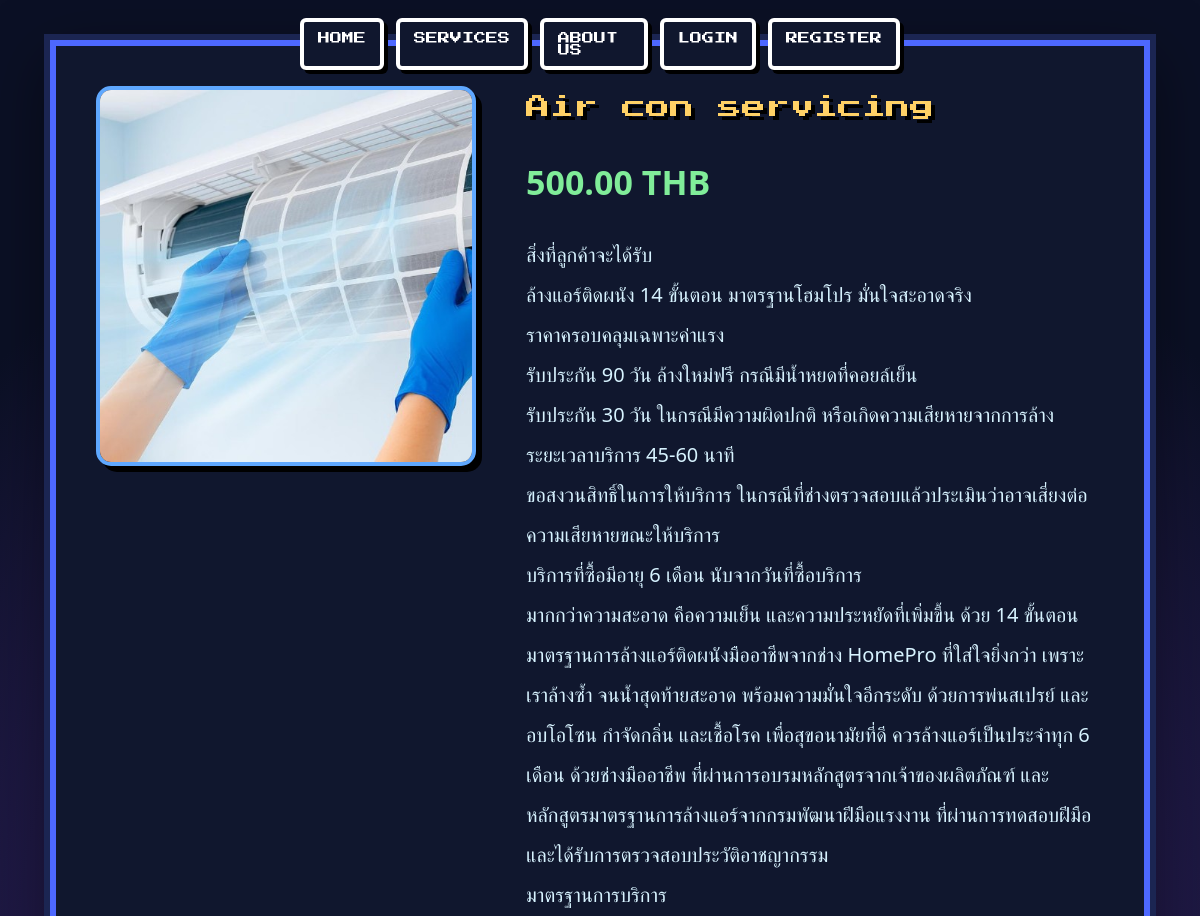
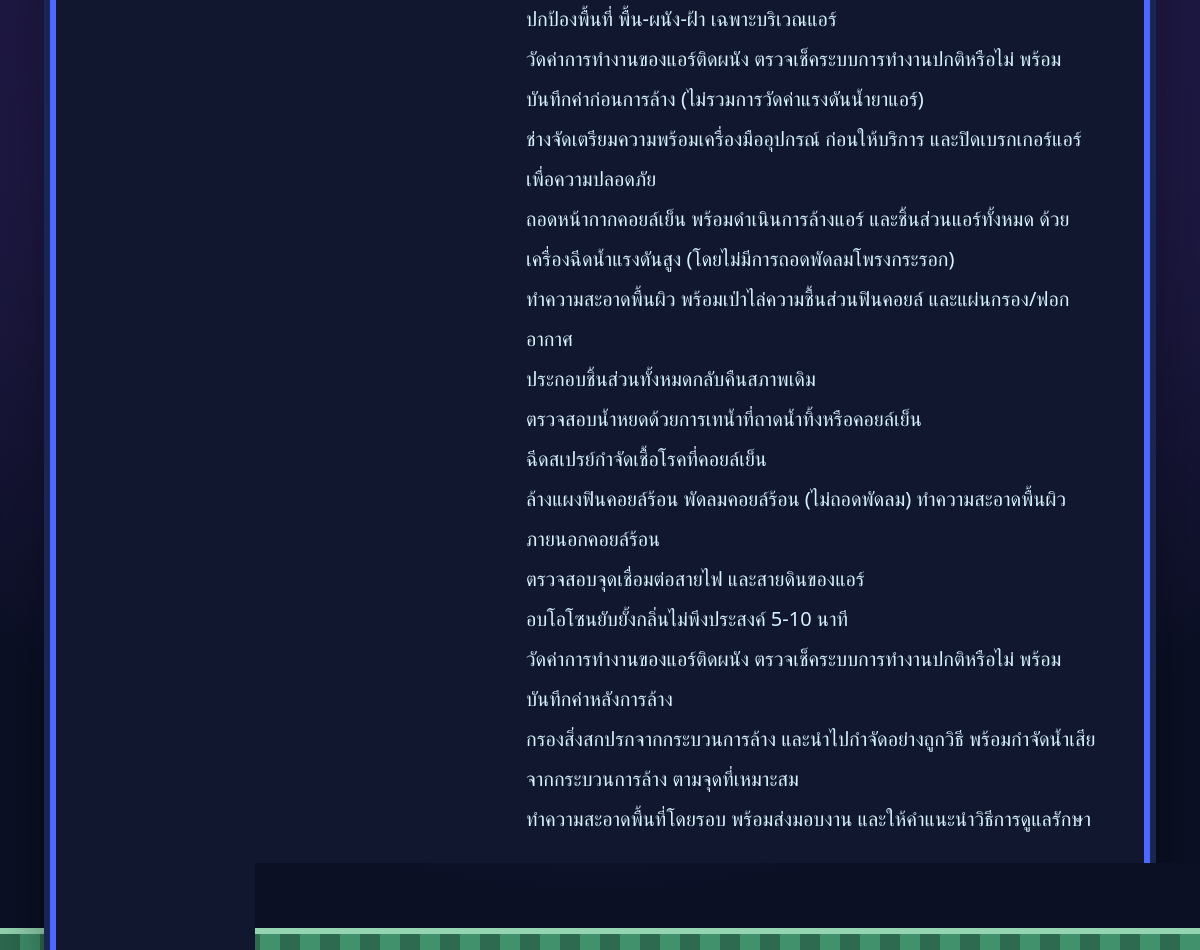
Screenshot of /products/2/ with the database file from the repository (2 pictures, top to bottom).
### myapp/models.py (models this page shows, shortened)
class Products(models.Model):
    title = models.CharField(max_length=255, verbose_name='ชื่อสินค้า')
    detail = models.TextField(null=True, blank=True, verbose_name='รายละเอียด')
    image = models.ImageField(upload_to='products/', null=True, blank=True, verbose_name='รูปภาพสินค้า')
    others = models.TextField(null=True, blank=True, verbose_name='ข้อมูลอื่น ๆ')
    price = models.DecimalField(max_digits=10, decimal_places=2, verbose_name='ราคา')

### myapp/views.py (the view)
# urls.py: path('products/<int:id>/', ProductDetail, name='product_detail'),
def ProductDetail(request, id):
    product = get_object_or_404(Products, id=id)
    context = {
        'product': product
    }
    return render(request, 'products.html', context)

### myapp/templates/products.html (shortened to what this page needs)
<!DOCTYPE html>
<html lang="th">
<head>
</head>
<body>
<nav class="nav">
    <a href="{% url 'home' %}">HOME</a>
    <a href="{% url 'all_products' %}">SERVICES</a>
    <a href="{% url 'about' %}">ABOUT US</a>
    {% if user.is_authenticated %}
        <a href="{% url 'profile' %}">PROFILE</a>
    {% else %}
        <a href="{% url 'login' %}">LOGIN</a>
        <a href="{% url 'register' %}">REGISTER</a>
    {% endif %}
</nav>
<div class="stars">
</div>
<div class="container">
    <div class="card">
        <div class="product-layout">
            <div class="image-section">
                {% if product.image %}
                    <img src="{{ product.image.url }}"
                         alt="{{ product.title }}"
                         class="product-image">
                {% else %}
                    <img src="https://via.placeholder.com/400x400?text=No+Image"
                         alt="No Image"
                         class="product-image">
                {% endif %}
            </div>
            <div class="detail-section">
                <div class="title">
                    {{ product.title }}
                </div>
                <div class="price">
                    {{ product.price }} THB
                </div>
                {% if product.detail %}
                <div class="text">
                    {{ product.detail|linebreaks }}
                </div>
                {% endif %}
                <div class="button-group">
                    <a href="#" class="btn btn-buy">
                    </a>
                    <a href="{% url 'all_products' %}"
                       class="btn btn-back">
                    </a>
                </div>
            </div>
        </div>
    </div>
</div>
</body>
</html>

### myapp/templates/products.html (style rules this page uses)
* { margin:0; padding:0; box-sizing:border-box; }
body { font-family:'Segoe UI', Tahoma, sans-serif; min-height:100vh; background: radial-gradient(circle at center, #4a2c8a 0%, #0b1025 75%); color:white; padding:40px 20px; overflow-x:hidden; }
.nav { position:fixed;top:18px;left:50%;transform:translateX(-50%);z-index:30;display:flex;gap:12px }
.nav a { font-family:'Press Start 2P',cursive;text-decoration:none;color:#fff;padding:10px 14px;background:#10172e;border:4px solid #fff;box-shadow:4px 4px #000;border-radius:6px;font-size:12px }
.stars { position:fixed; width:100%; height:100%; top:0; left:0; }
.container { max-width:1100px; margin:auto; position:relative; z-index:10; }
.card { background:#10172e; border:6px solid #4d68ff; box-shadow: 0 0 0 6px #1b2552, 0 20px 60px rgba(0,0,0,.5); padding:40px; }
.product-layout { display:grid; grid-template-columns:380px 1fr; gap:50px; align-items:start; }
.image-section { display:flex; justify-content:center; }
.product-image { width:100%; max-width:380px; aspect-ratio:1/1; object-fit:cover; border:4px solid #5fa8ff; border-radius:15px; box-shadow:6px 6px #000; background:#0b1125; }
.detail-section { text-align:left; }
.title { font-family:'Press Start 2P', cursive; font-size:24px; line-height:1.8; margin-bottom:30px; color:#ffd166; text-shadow:4px 4px #000; }
.price { font-size:34px; font-weight:bold; color:#80ed99; margin-bottom:30px; }
.text { font-size:20px; line-height:2; color:#d7f3ff; margin-bottom:25px; }
.button-group { display:flex; gap:15px; flex-wrap:wrap; }
.btn { text-decoration:none; padding:15px 25px; border:3px solid #fff; box-shadow:4px 4px #000; border-radius:10px; font-weight:bold; transition:.25s; }
.btn-buy { background:#2ecc71; color:#000; }
.btn-back { background:#5fa8ff; color:#fff; }

### rows the page displays
Products: image (picture), title "Air con servicing", price "500.00", detail "สิ่งที่ลูกค้าจะได้รับ ล้างแอร์ติดผนัง 14 ขั้นตอน มาตรฐานโฮมโปร มั่นใจสะอาดจริง ราคาครอบคลุมเฉพาะค่าแรง รับประกัน 90 วัน ล้างใหม่ฟรี กรณีมีน้ำหยดที่คอยล์เย็น รับประกัน 30 วัน ในกรณีมีความผิดปกติ หรือเกิดความเสียหายจากการล้าง ระยะเวลาบริการ 45-60 นาที ขอสงวนสิทธิ์ในการให้บริการ ในกรณีที่ช่างตรวจสอบแล้วประเมินว่าอาจเสี่ยงต่อความเสียหายขณะให้บริการ บริการที่ซื้อมีอายุ 6 เดือน นับจากวันที่ซื้อบริการ มากกว่าความสะอาด คือความเย็น และความประหยัดที่เพิ่มขึ้น ด้วย 14 ขั้นตอนมาตรฐานการล้างแอร์ติดผนังมืออาชีพจากช่าง HomePro ที่ใส่ใจยิ่งกว่า เพราะเราล้างซ้ำ จนน้ำสุดท้ายสะอาด พร้อมความมั่นใจอีกระดับ ด้วยการพ่นสเปรย์ และอบโอโซน กำจัดกลิ่น และเชื้อโรค เพื่อสุขอนามัยที่ดี ควรล้างแอร์เป็นประจำทุก 6 เดือน…"
